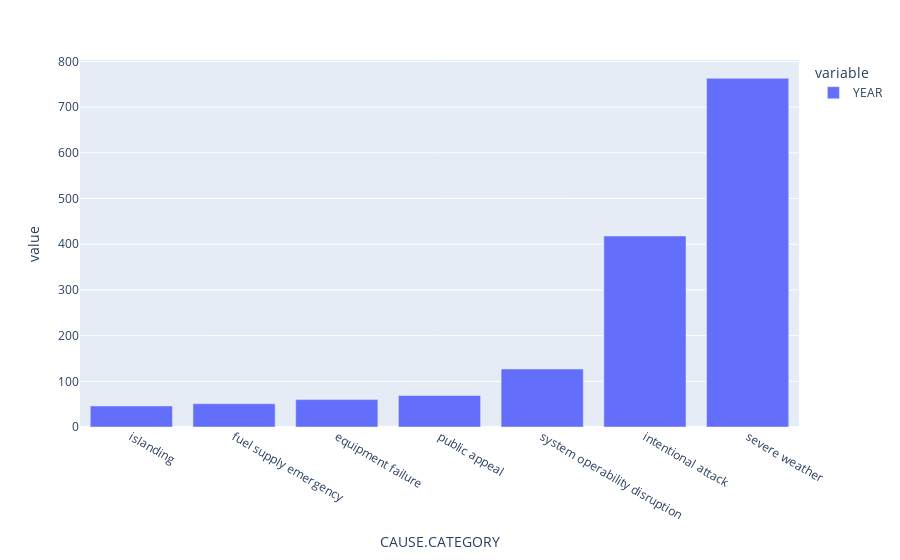

Notebook source saved alongside this figure:
### Markdown cell above
Now that our data is cleaned up, let's explore variables that would have
correlation to power outages

### Code cell
num_causes = relevant.groupby('CAUSE.CATEGORY')['YEAR'].count().sort_values()
causes = px.bar(num_causes)
causes.show()

### Figure 1 — Plotly figure (JSON) as saved in the notebook; plotly's stock layout.template omitted (floating-point values rounded to 4 significant figures)
{"data": [{"alignmentgroup": "True", "hovertemplate": "variable=YEAR<br>CAUSE.CATEGORY=%{x}<br>value=%{y}<extra></extra>", "legendgroup": "YEAR", "marker": {"color": "#636efa", "pattern": {"shape": ""}}, "name": "YEAR", "offsetgroup": "YEAR", "orientation": "v", "showlegend": true, "textposition": "auto", "type": "bar", "x": ["islanding", "fuel supply emergency", "equipment failure", "public appeal", "system operability disruption", "intentional attack", "severe weather"], "xaxis": "x", "y": [46, 51, 60, 69, 127, 418, 763], "yaxis": "y"}], "layout": {"barmode": "relative", "legend": {"title": {"text": "variable"}, "tracegroupgap": 0}, "margin": {"t": 60}, "xaxis": {"anchor": "y", "domain": [0, 1], "title": {"text": "CAUSE.CATEGORY"}}, "yaxis": {"anchor": "x", "domain": [0, 1], "title": {"text": "value"}}}}
